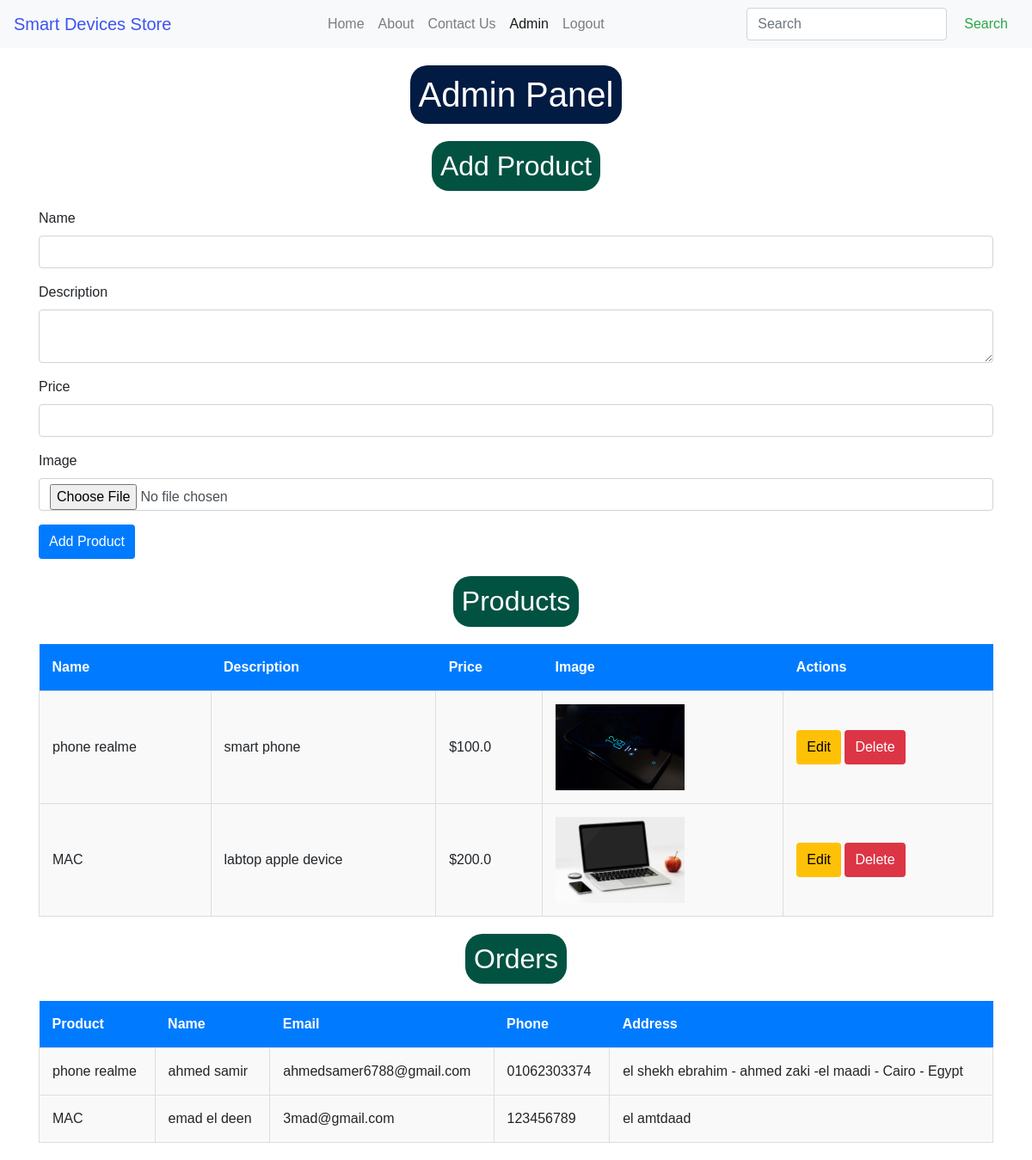
Before: /admin (signed in) with the older database file.
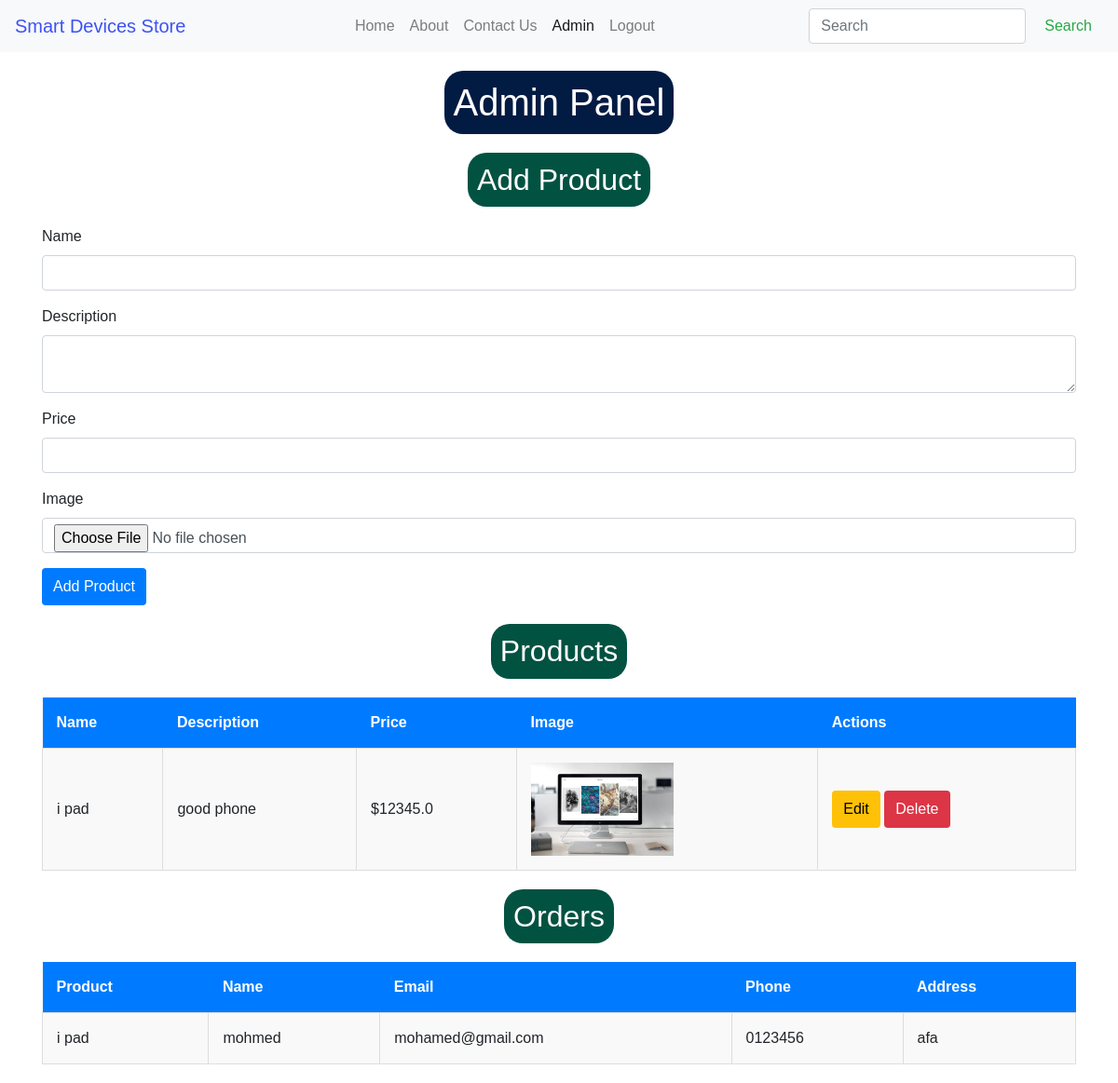
After: the same page with the newer database file.
### app/models.py (models this page shows)
class Product(db.Model):
    id = db.Column(db.Integer, primary_key=True)
    name = db.Column(db.String(100), nullable=False)
    description = db.Column(db.Text, nullable=False)
    price = db.Column(db.Float, nullable=False)
    image_filename = db.Column(db.String(100), nullable=False)
    orders = db.relationship('Order', backref='product', lazy=True, cascade="all, delete")

class Order(db.Model):
    id = db.Column(db.Integer, primary_key=True)
    product_id = db.Column(db.Integer, db.ForeignKey('product.id', ondelete='CASCADE'), nullable=False)
    name = db.Column(db.String(100), nullable=False)
    email = db.Column(db.String(100), nullable=False)
    phone = db.Column(db.String(20), nullable=False)
    address = db.Column(db.String(200), nullable=False)

### app/routes.py (the view, shortened to what this page needs)
@app.route('/admin', methods=['GET', 'POST'])
def admin():
    if not session.get('logged_in'):
        return redirect(url_for('login'))
    products = Product.query.all()
    orders = Order.query.all()
    return render_template('admin.html', products=products, orders=orders,style="admin")

### app/templates/admin.html
{% extends "base.html" %}
{% block content %}
<h1>Admin Panel</h1>
<h2>Add Product</h2>
<form method="POST" enctype="multipart/form-data">
    <div class="form-group">
        <label for="name">Name</label>
        <input type="text" class="form-control" id="name" name="name" required>
    </div>
    <div class="form-group">
        <label for="description">Description</label>
        <textarea class="form-control" id="description" name="description" required></textarea>
    </div>
    <div class="form-group">
        <label for="price">Price</label>
        <input type="number" step="0.01" class="form-control" id="price" name="price" required>
    </div>
    <div class="form-group">
        <label for="image">Image</label>
        <input type="file" class="form-control" id="image" name="image" required>
    </div>
    <button type="submit" class="btn btn-primary">Add Product</button>
</form>
<h2>Products</h2>
<table class="custom-table">
    <thead>
        <tr>
            <th>Name</th>
            <th>Description</th>
            <th>Price</th>
            <th>Image</th>
            <th>Actions</th>
        </tr>
    </thead>
    <tbody>
        {% for product in products %}
        <tr>
            <td>{{ product.name }}</td>
            <td>{{ product.description }}</td>
            <td>${{ product.price }}</td>
            <td><img src="{{ url_for('static', filename='uploads/' ~ product.image_filename) }}" alt="{{ product.name }}"></td>
            <td>
                <a href="{{ url_for('update_product', id=product.id) }}" class="btn edit-btn">Edit</a>
                <form action="{{ url_for('delete_product', id=product.id) }}" method="post" style="display:inline;">
                    <button type="submit" class="btn delete-btn">Delete</button>
                </form>
            </td>
        </tr>
        {% endfor %}
    </tbody>
</table>
<h2>Orders</h2>
<table class="custom-table">
    <thead>
        <tr>
            <th>Product</th>
            <th>Name</th>
            <th>Email</th>
            <th>Phone</th>
            <th>Address</th>
        </tr>
    </thead>
    <tbody>
        {% for order in orders %}
        <tr>
            <td>{{ order.product.name }}</td>
            <td>{{ order.name }}</td>
            <td>{{ order.email }}</td>
            <td>{{ order.phone }}</td>
            <td>{{ order.address }}</td>
        </tr>
        {% endfor %}
    </tbody>
</table>
{% endblock %}

### app/templates/base.html (shortened to what this page needs)
<!doctype html>
<html lang="en">
<head>
    <link rel="stylesheet" href="https://stackpath.bootstrapcdn.com/bootstrap/4.5.2/css/bootstrap.min.css">
    {% if style %}
    <link rel="stylesheet" href="{{ url_for('static', filename=style + '.css') }}">
    {% endif %}
    <link rel="stylesheet" href="{{ url_for('static', filename='main.css') }}">
</head>
<body>
<nav class="navbar navbar-expand-lg navbar-light bg-light">
    <a class="navbar-brand" href="/">Smart Devices Store</a>
    <div class="collapse navbar-collapse" id="navbarNav">
        <ul class="navbar-nav ml-auto">
            <li class="nav-item {% if request.path == '/' %}active{% endif %}">
                <a class="nav-link" href="/">Home</a>
            </li>
            <li class="nav-item {% if request.path == '/about' %}active{% endif %}">
                <a class="nav-link" href="/about">About</a>
            </li>
            <li class="nav-item {% if request.path == '/contact' %}active{% endif %}">
                <a class="nav-link" href="/contact">Contact Us</a>
            </li>
            {% if session.logged_in %}
            <li class="nav-item {% if request.path == '/admin' %}active{% endif %}">
                <a class="nav-link" href="/admin">Admin</a>
            </li>
            <li class="nav-item">
                <a class="nav-link" href="/logout">Logout</a>
            </li>
            {% else %}
            <li class="nav-item {% if request.path == '/login' %}active{% endif %}">
                <a class="nav-link" href="/login">Login</a>
            </li>
            {% endif %}
        </ul>
        <form class="form-inline ml-auto" method="GET" action="{{ url_for('search') }}">
            <input class="form-control mr-sm-2" type="search" name="query" placeholder="Search" aria-label="Search" value="{{ request.args.get('query', '') }}">
            <button class="btn btn-outline-success my-2 my-sm-0" type="submit">Search</button>
        </form>
    </div>
</nav>
<div class="container">
    {% block content %}
    {% endblock %}
</div>
</body>
</html>

### app/static/admin.css (style rules this page uses)
h1 { text-align: center; padding: 10px; width: fit-content; margin: 20px auto; background-color: rgb(2, 27, 66); color: white; border-radius: 20px; transition: .5s; }
h2 { text-align: center; padding: 10px; width: fit-content; margin: 20px auto; background-color: rgb(2, 82, 66); color: white; border-radius: 20px; transition: .5s; }
.custom-table { width: 100%; border-collapse: collapse; background-color: #f9f9f9; overflow-x: auto; }
.custom-table th { background-color: #007bff; color: white; padding: 15px; text-align: left; }
.custom-table:last-of-type { margin-bottom: 20px }
.custom-table td { padding: 15px; border: 1px solid #ddd; }
.custom-table img { max-height: 100px; width: auto; }
.btn { padding: 8px 12px; border: none; border-radius: 4px; cursor: pointer; }
.edit-btn { background-color: #ffc107; color: black; }
.delete-btn { background-color: #dc3545; color: white; }

### app/static/main.css (style rules this page uses)
* { font-family:'Lucida Sans', 'Lucida Sans Regular', 'Lucida Grande', 'Lucida Sans Unicode', Geneva, Verdana, sans-serif ; padding: 0 ; margin: 0 ; }
.navbar-brand { font-family: Verdana, Geneva, Tahoma, sans-serif; color: rgb(60, 82, 244) !important; }
h2 { text-align: center; padding: 10px; width: fit-content; margin: 20px auto; background-color: rgb(2, 82, 66); color: white; border-radius: 20px; transition: .5s; }

Changed rows visible on the page:
removed Product: name "phone realme", description "smart phone", price "100.0", image_filename (picture)
removed Order: product.name "MAC", name "emad el deen", email "3mad@gmail.com", phone "123456789", address "el amtdaad"
changed Product: name "MAC" → "i pad"; description "labtop apple device" → "good phone"; price "200.0" → "12345.0"; image_filename: a different picture
changed Order: product.name "phone realme" → "i pad"; name "ahmed samir" → "mohmed"; email "ahmedsamer6788@gmail.com" → "mohamed@gmail.com"; phone "01062303374" → "0123456"; address "el shekh ebrahim - ahmed zaki -el maadi - Cairo - Egypt" → "afa"
